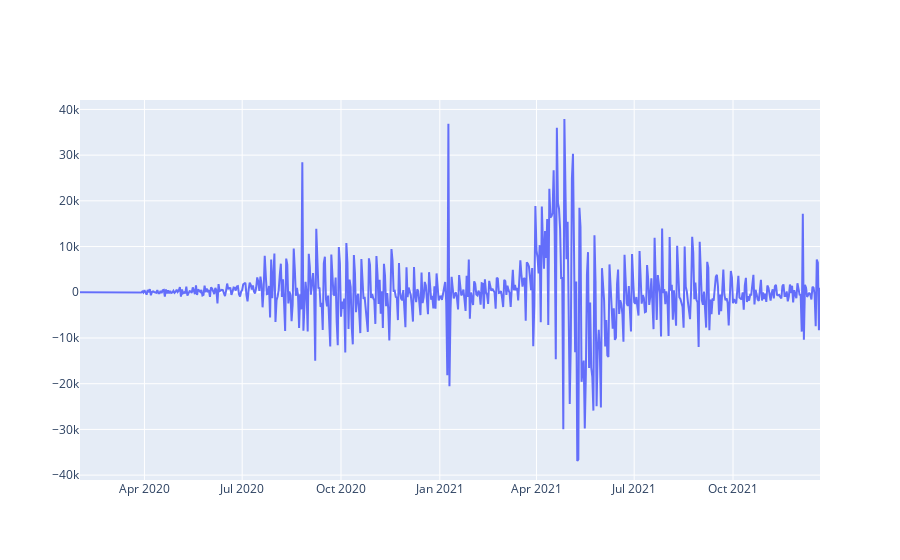

Notebook source saved alongside this figure:
### Code cell
fig = go.Figure()
fig.add_trace(go.Scatter(x=train.index, y=train["total_diff"]))

### Figure 1 — Plotly figure (JSON) as saved in the notebook; plotly's stock layout.template omitted (floating-point values rounded to 4 significant figures; data arrays with more than 128 entries replaced by an {"elided": "..."} marker saying what was removed)
{"data": [{"type": "scatter", "x": {"elided": "690 str values"}, "y": {"elided": "690 int values"}}], "layout": {}}
